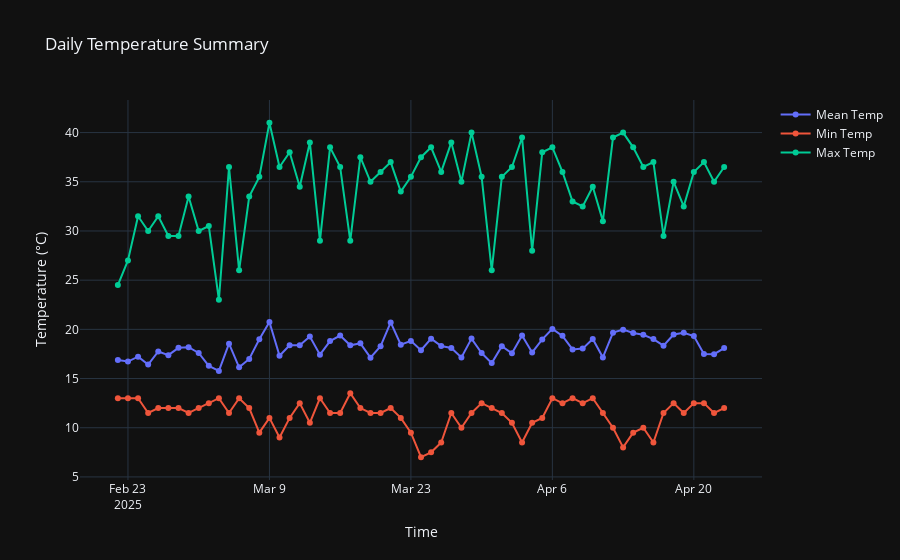

The notebook cell saved with this chart:
### Markdown cell above
##### Temperature Visualizations

### Code cell
fig = go.Figure()

# Now x = df.index
fig.add_trace(go.Scatter(x=temp_data_hour.index, y=temp_data_hour[('Temp', 'mean')], mode='lines+markers', name='Mean Temp'))
fig.add_trace(go.Scatter(x=temp_data_hour.index, y=temp_data_hour[('Temp', 'min')], mode='lines+markers', name='Min Temp'))
fig.add_trace(go.Scatter(x=temp_data_hour.index, y=temp_data_hour[('Temp', 'max')], mode='lines+markers', name='Max Temp'))

# Add titles and labels
fig.update_layout(
    title='Daily Temperature Summary',
    xaxis_title='Time',
    yaxis_title='Temperature (°C)',
    template='plotly_dark'
)

# Show the plot
fig.show()
